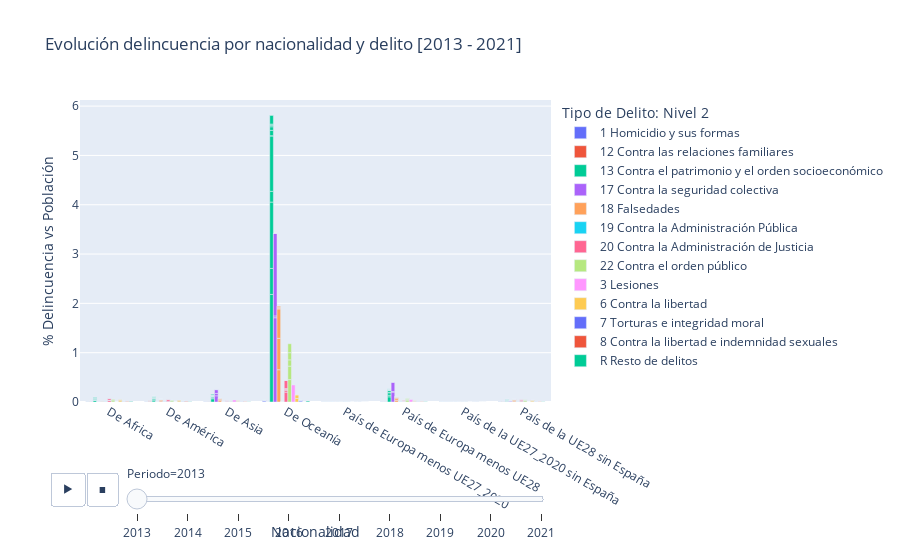

The notebook cell this image was saved under:
### Code cell
px.bar(
    df_grafico,
    x= 'Nacionalidad',
    y='%_Delincuencia_vs_poblacion',
    animation_frame="Periodo",
    color='Tipo de Delito: Nivel 2',
    title='     Evolución delincuencia por nacionalidad y delito [2013 - 2021] ',
    barmode='group',
   labels={'%_Delincuencia_vs_poblacion':'% Delincuencia vs Población'}
    
)

### Figure 1 — Plotly figure (JSON) as saved in the notebook; plotly's stock layout.template omitted (floating-point values rounded to 4 significant figures)
{"data": [{"alignmentgroup": "True", "hovertemplate": "Tipo de Delito: Nivel 2=1 Homicidio y sus formas<br>Periodo=2013<br>Nacionalidad=%{x}<br>% Delincuencia vs Población=%{y}<extra></extra>", "legendgroup": "1 Homicidio y sus formas", "marker": {"color": "#636efa", "pattern": {"shape": ""}}, "name": "1 Homicidio y sus formas", "offsetgroup": "1 Homicidio y sus formas", "orientation": "v", "showlegend": true, "textposition": "auto", "type": "bar", "x": ["De Africa", "De Africa", "De Africa", "De Africa", "De Africa", "De América", "De América", "De América", "De América", "De América", "De Asia", "De Asia", "De Asia", "De Asia", "De Asia", "De Oceanía", "De Oceanía", "De Oceanía", "De Oceanía", "De Oceanía", "País de Europa menos UE27_2020", "País de Europa menos UE27_2020", "País de Europa menos UE27_2020", "País de Europa menos UE27_2020", "País de Europa menos UE27_2020", "País de Europa menos UE28", "País de Europa menos UE28", "País de Europa menos UE28", "País de Europa menos UE28", "País de Europa menos UE28", "País de la UE27_2020 sin España", "País de la UE27_2020 sin España", "País de la UE27_2020 sin España", "País de la UE27_2020 sin España", "País de la UE27_2020 sin España", "País de la UE28 sin España", "País de la UE28 sin España", "País de la UE28 sin España", "País de la UE28 sin España", "País de la UE28 sin España"], "xaxis": "x", "y": [0.00433, 0.002502, 0.001059, 0.0007699, 0, 0.004048, 0.0024, 0.001325, 0.0003224, 0, 0.002022, 0.001733, 0.0001444, 0.0001444, 0, 0.01818, 0.01818, 0, 0, 0, 0, 0, 0, 0, 0, 0.002638, 0.001319, 0.0006595, 0.0006595, 0, 0, 0, 0, 0, 0, 0.002451, 0.0008735, 0.0007522, 0.000825, 0], "yaxis": "y"}, {"alignmentgroup": "True", "hovertemplate": "Tipo de Delito: Nivel 2=12 Contra las relaciones familiares<br>Periodo=2013<br>Nacionalidad=%{x}<br>% Delincuencia vs Población=%{y}<extra></extra>", "legendgroup": "12 Contra las relaciones familiares", "marker": {"color": "#EF553B", "pattern": {"shape": ""}}, "name": "12 Contra las relaciones familiares", "offsetgroup": "12 Contra las relaciones familiares", "orientation": "v", "showlegend": true, "textposition": "auto", "type": "bar", "x": ["De Africa", "De Africa", "De Africa", "De Africa", "De Africa", "De Africa", "De América", "De América", "De América", "De América", "De América", "De América", "De Asia", "De Asia", "De Asia", "De Asia", "De Asia", "De Asia", "De Oceanía", "De Oceanía", "De Oceanía", "De Oceanía", "De Oceanía", "De Oceanía", "País de Europa menos UE27_2020", "País de Europa menos UE27_2020", "País de Europa menos UE27_2020", "País de Europa menos UE27_2020", "País de Europa menos UE27_2020", "País de Europa menos UE27_2020", "País de Europa menos UE28", "País de Europa menos UE28", "País de Europa menos UE28", "País de Europa menos UE28", "País de Europa menos UE28", "País de Europa menos UE28", "País de la UE27_2020 sin España", "País de la UE27_2020 sin España", "País de la UE27_2020 sin España", "País de la UE27_2020 sin España", "País de la UE27_2020 sin España", "País de la UE27_2020 sin España", "País de la UE28 sin España", "País de la UE28 sin España", "País de la UE28 sin España", "País de la UE28 sin España", "País de la UE28 sin España", "País de la UE28 sin España"], "xaxis": "x", "y": [0.004282, 0.004186, 9.623e-05, 0.0001443, 0.003946, 9.623e-05, 0.008418, 0.008418, 0.0001433, 3.582e-05, 0.008238, 0, 0.002022, 0.002022, 0, 0, 0.002022, 0, 0, 0, 0, 0, 0, 0, 0, 0, 0, 0, 0, 0, 0.003298, 0.003298, 0, 0, 0.003298, 0, 0, 0, 0, 0, 0, 0, 0.004392, 0.004392, 4.853e-05, 4.853e-05, 0.004295, 0], "yaxis": "y"}, {"alignmentgroup": "True", "hovertemplate": "Tipo de Delito: Nivel 2=13 Contra el patrimonio y el orden socioeconómico<br>Periodo=2013<br>Nacionalidad=%{x}<br>% Delincuencia vs Población=%{y}<extra></extra>", "legendgroup": "13 Contra el patrimonio y el orden socioeconómico", "marker": {"color": "#00cc96", "pattern": {"shape": ""}}, "name": "13 Contra el patrimonio y el orden socioeconómico", "offsetgroup": "13 Contra el patrimonio y el orden socioeconómico", "orientation": "v", "showlegend": true, "textposition": "auto", "type": "bar", "x": ["De Africa", "De Africa", "De Africa", "De Africa", "De Africa", "De Africa", "De Africa", "De Africa", "De Africa", "De Africa", "De Africa", "De Africa", "De Africa", "De Africa", "De América", "De América", "De América", "De América", "De América", "De América", "De América", "De América", "De América", "De América", "De América", "De América", "De América", "De América", "De Asia", "De Asia", "De Asia", "De Asia", "De Asia", "De Asia", "De Asia", "De Asia", "De Asia", "De Asia", "De Asia", "De Asia", "De Asia", "De Asia", "De Oceanía", "De Oceanía", "De Oceanía", "De Oceanía", "De Oceanía", "De Oceanía", "De Oceanía", "De Oceanía", "De Oceanía", "De Oceanía", "De Oceanía", "De Oceanía", "De Oceanía", "De Oceanía", "País de Europa menos UE27_2020", "País de Europa menos UE27_2020", "País de Europa menos UE27_2020", "País de Europa menos UE27_2020", "País de Europa menos UE27_2020", "País de Europa menos UE27_2020", "País de Europa menos UE27_2020", "País de Europa menos UE27_2020", "País de Europa menos UE27_2020", "País de Europa menos UE27_2020", "País de Europa menos UE27_2020", "País de Europa menos UE27_2020", "País de Europa menos UE27_2020", "País de Europa menos UE27_2020", "País de Europa menos UE28", "País de Europa menos UE28", "País de Europa menos UE28", "País de Europa menos UE28", "País de Europa menos UE28", "País de Europa menos UE28", "País de Europa menos UE28", "País de Europa menos UE28", "País de Europa menos UE28", "País de Europa menos UE28", "País de Europa menos UE28", "País de Europa menos UE28", "País de Europa menos UE28", "País de Europa menos UE28", "País de la UE27_2020 sin España", "País de la UE27_2020 sin España", "País de la UE27_2020 sin España", "País de la UE27_2020 sin España", "País de la UE27_2020 sin España", "País de la UE27_2020 sin España", "País de la UE27_2020 sin España", "País de la UE27_2020 sin España", "País de la UE27_2020 sin España", "País de la UE27_2020 sin España", "País de la UE27_2020 sin España", "País de la UE27_2020 sin España", "País de la UE27_2020 sin España", "País de la UE27_2020 sin España", "País de la UE28 sin España", "País de la UE28 sin España", "País de la UE28 sin España", "País de la UE28 sin España", "País de la UE28 sin España", "País de la UE28 sin España", "País de la UE28 sin España", "País de la UE28 sin España", "País de la UE28 sin España", "País de la UE28 sin España", "País de la UE28 sin España", "País de la UE28 sin España", "País de la UE28 sin España", "País de la UE28 sin España"], "xaxis": "x", "y": [0.0002269, 0.03075, 0.0001406, 5.596e-05, 8.464e-05, 0.008132, 0.004764, 0.01299, 0.009864, 0.002646, 0.0004812, 0.009431, 0.01246, 0.007795, 0.0001062, 0.02744, 4.975e-05, 0.0293, 0.02045, 0.002866, 0.001218, 0.01372, 0.01007, 0.003224, 0.0004298, 0.006483, 0.003833, 0.0009313, 0.06513, 0.01675, 0.01834, 0.008953, 0.009386, 0.0008664, 0.0008664, 0.007509, 0.00491, 0.002599, 0, 0.003033, 0.001588, 0.01617, 2.182, 0.5272, 1.345, 0.2182, 1.127, 0, 0, 0.1091, 0.07272, 0.03636, 0, 0.01818, 0.1818, 0, 0, 0, 0, 0, 0, 0, 0, 0, 0, 0, 0, 0, 0, 0, 0.1051, 0.0321, 0.04902, 0.01209, 0.03693, 0.005056, 0.0008793, 0.009233, 0.007694, 0.001539, 0, 0.004617, 0.003957, 0.0002198, 0, 0, 0, 0, 0, 0, 0, 0, 0, 0, 0, 0, 0, 0, 0.0001457, 4.375e-05, 7.083e-05, 0.01531, 5.552e-05, 0.003203, 0.002693, 0.01128, 0.008298, 0.002572, 0.0004125, 0.006284, 0.006648, 0.0009948], "yaxis": "y"}, {"alignmentgroup": "True", "hovertemplate": "Tipo de Delito: Nivel 2=17 Contra la seguridad colectiva<br>Periodo=2013<br>Nacionalidad=%{x}<br>% Delincuencia vs Población=%{y}<extra></extra>", "legendgroup": "17 Contra la seguridad colectiva", "marker": {"color": "#ab63fa", "pattern": {"shape": ""}}, "name": "17 Contra la seguridad colectiva", "offsetgroup": "17 Contra la seguridad colectiva", "orientation": "v", "showlegend": true, "textposition": "auto", "type": "bar", "x": ["De Africa", "De Africa", "De Africa", "De Africa", "De América", "De América", "De América", "De América", "De Asia", "De Asia", "De Asia", "De Asia", "De Oceanía", "De Oceanía", "De Oceanía", "De Oceanía", "País de Europa menos UE27_2020", "País de Europa menos UE27_2020", "País de Europa menos UE27_2020", "País de Europa menos UE27_2020", "País de Europa menos UE28", "País de Europa menos UE28", "País de Europa menos UE28", "País de Europa menos UE28", "País de la UE27_2020 sin España", "País de la UE27_2020 sin España", "País de la UE27_2020 sin España", "País de la UE27_2020 sin España", "País de la UE28 sin España", "País de la UE28 sin España", "País de la UE28 sin España", "País de la UE28 sin España"], "xaxis": "x", "y": [0.0003165, 0.0001444, 0.0001719, 0.0001925, 0.000464, 5.652e-05, 0.0004074, 0.0001075, 0.1256, 0.04794, 0.0774, 0.0002888, 1.709, 0.03636, 1.673, 0, 0, 0, 0, 0, 0.2005, 0.01187, 0.1884, 0.0002198, 0, 0, 0, 0, 0.0001937, 0.02077, 0.0001728, 0.0002184], "yaxis": "y"}, {"alignmentgroup": "True", "hovertemplate": "Tipo de Delito: Nivel 2=18 Falsedades<br>Periodo=2013<br>Nacionalidad=%{x}<br>% Delincuencia vs Población=%{y}<extra></extra>", "legendgroup": "18 Falsedades", "marker": {"color": "#FFA15A", "pattern": {"shape": ""}}, "name": "18 Falsedades", "offsetgroup": "18 Falsedades", "orientation": "v", "showlegend": true, "textposition": "auto", "type": "bar", "x": ["De Africa", "De Africa", "De Africa", "De Africa", "De Africa", "De Africa", "De Africa", "De América", "De América", "De América", "De América", "De América", "De América", "De América", "De Asia", "De Asia", "De Asia", "De Asia", "De Asia", "De Asia", "De Asia", "De Oceanía", "De Oceanía", "De Oceanía", "De Oceanía", "De Oceanía", "De Oceanía", "De Oceanía", "País de Europa menos UE27_2020", "País de Europa menos UE27_2020", "País de Europa menos UE27_2020", "País de Europa menos UE27_2020", "País de Europa menos UE27_2020", "País de Europa menos UE27_2020", "País de Europa menos UE27_2020", "País de Europa menos UE28", "País de Europa menos UE28", "País de Europa menos UE28", "País de Europa menos UE28", "País de Europa menos UE28", "País de Europa menos UE28", "País de Europa menos UE28", "País de la UE27_2020 sin España", "País de la UE27_2020 sin España", "País de la UE27_2020 sin España", "País de la UE27_2020 sin España", "País de la UE27_2020 sin España", "País de la UE27_2020 sin España", "País de la UE27_2020 sin España", "País de la UE28 sin España", "País de la UE28 sin España", "País de la UE28 sin España", "País de la UE28 sin España", "País de la UE28 sin España", "País de la UE28 sin España", "País de la UE28 sin España"], "xaxis": "x", "y": [7.266e-05, 6.986e-05, 6.751e-05, 0.001059, 0.0005774, 0.0007217, 0.002791, 0.01823, 0.01744, 0.01633, 0.0005731, 0.0001075, 0.0004298, 0.000788, 0.02801, 0.02556, 0.02354, 0.0005776, 0.0002888, 0.001155, 0.002455, 0.6545, 0.6363, 0.6, 0, 0.01818, 0.01818, 0.01818, 0, 0, 0, 0, 0, 0, 0, 0.03473, 0.03429, 0.03276, 0.001099, 0, 0.0004397, 0.0004397, 0, 0, 0, 0, 0, 0, 0, 0.01849, 0.01723, 0.01473, 0.0005823, 2.426e-05, 0.001893, 0.001262], "yaxis": "y"}, {"alignmentgroup": "True", "hovertemplate": "Tipo de Delito: Nivel 2=19 Contra la Administración Pública<br>Periodo=2013<br>Nacionalidad=%{x}<br>% Delincuencia vs Población=%{y}<extra></extra>", "legendgroup": "19 Contra la Administración Pública", "marker": {"color": "#19d3f3", "pattern": {"shape": ""}}, "name": "19 Contra la Administración Pública", "offsetgroup": "19 Contra la Administración Pública", "orientation": "v", "showlegend": true, "textposition": "auto", "type": "bar", "x": ["De Africa", "De Africa", "De Africa", "De América", "De América", "De América", "De Asia", "De Asia", "De Asia", "De Oceanía", "De Oceanía", "De Oceanía", "País de Europa menos UE27_2020", "País de Europa menos UE27_2020", "País de Europa menos UE27_2020", "País de Europa menos UE28", "País de Europa menos UE28", "País de Europa menos UE28", "País de la UE27_2020 sin España", "País de la UE27_2020 sin España", "País de la UE27_2020 sin España", "País de la UE28 sin España", "País de la UE28 sin España", "País de la UE28 sin España"], "xaxis": "x", "y": [0.003657, 0.003368, 0.0002887, 0.003116, 0.002866, 0.0002507, 0.0005776, 0.0004332, 0.0001444, 0, 0, 0, 0, 0, 0, 0.002638, 0.002418, 0.0002198, 0, 0, 0, 0.002766, 0.002451, 0.0003154], "yaxis": "y"}, {"alignmentgroup": "True", "hovertemplate": "Tipo de Delito: Nivel 2=20 Contra la Administración de Justicia<br>Periodo=2013<br>Nacionalidad=%{x}<br>% Delincuencia vs Población=%{y}<extra></extra>", "legendgroup": "20 Contra la Administración de Justicia", "marker": {"color": "#FF6692", "pattern": {"shape": ""}}, "name": "20 Contra la Administración de Justicia", "offsetgroup": "20 Contra la Administración de Justicia", "orientation": "v", "showlegend": true, "textposition": "auto", "type": "bar", "x": ["De Africa", "De Africa", "De Africa", "De Africa", "De Africa", "De Africa", "De América", "De América", "De América", "De América", "De América", "De América", "De Asia", "De Asia", "De Asia", "De Asia", "De Asia", "De Asia", "De Oceanía", "De Oceanía", "De Oceanía", "De Oceanía", "De Oceanía", "De Oceanía", "País de Europa menos UE27_2020", "País de Europa menos UE27_2020", "País de Europa menos UE27_2020", "País de Europa menos UE27_2020", "País de Europa menos UE27_2020", "País de Europa menos UE27_2020", "País de Europa menos UE28", "País de Europa menos UE28", "País de Europa menos UE28", "País de Europa menos UE28", "País de Europa menos UE28", "País de Europa menos UE28", "País de la UE27_2020 sin España", "País de la UE27_2020 sin España", "País de la UE27_2020 sin España", "País de la UE27_2020 sin España", "País de la UE27_2020 sin España", "País de la UE27_2020 sin España", "País de la UE28 sin España", "País de la UE28 sin España", "País de la UE28 sin España", "País de la UE28 sin España", "País de la UE28 sin España", "País de la UE28 sin España"], "xaxis": "x", "y": [0.03464, 0.002117, 0.0009142, 0.001203, 0.03094, 0.001588, 4.252e-05, 0.005624, 0.001039, 0.004585, 0.03564, 0.001254, 0.01184, 0.0008664, 0.000722, 0.0001444, 0.00982, 0.001155, 0.2, 0.03636, 0.01818, 0.01818, 0.1636, 0, 0, 0, 0, 0, 0, 0, 0.01715, 0.001539, 0.0002198, 0.001319, 0.01473, 0.0008793, 0, 0, 0, 0, 0, 0, 0.02303, 0.001723, 0.000364, 0.001359, 0.02055, 0.0007522], "yaxis": "y"}, {"alignmentgroup": "True", "hovertemplate": "Tipo de Delito: Nivel 2=22 Contra el orden público<br>Periodo=2013<br>Nacionalidad=%{x}<br>% Delincuencia vs Población=%{y}<extra></extra>", "legendgroup": "22 Contra el orden público", "marker": {"color": "#B6E880", "pattern": {"shape": ""}}, "name": "22 Contra el orden público", "offsetgroup": "22 Contra el orden público", "orientation": "v", "showlegend": true, "textposition": "auto", "type": "bar", "x": ["De Africa", "De Africa", "De Africa", "De Africa", "De Africa", "De América", "De América", "De América", "De América", "De América", "De Asia", "De Asia", "De Asia", "De Asia", "De Asia", "De Oceanía", "De Oceanía", "De Oceanía", "De Oceanía", "De Oceanía", "País de Europa menos UE27_2020", "País de Europa menos UE27_2020", "País de Europa menos UE27_2020", "País de Europa menos UE27_2020", "País de Europa menos UE27_2020", "País de Europa menos UE28", "País de Europa menos UE28", "País de Europa menos UE28", "País de Europa menos UE28", "País de Europa menos UE28", "País de la UE27_2020 sin España", "País de la UE27_2020 sin España", "País de la UE27_2020 sin España", "País de la UE27_2020 sin España", "País de la UE27_2020 sin España", "País de la UE28 sin España", "País de la UE28 sin España", "País de la UE28 sin España", "País de la UE28 sin España", "País de la UE28 sin España"], "xaxis": "x", "y": [5.861e-05, 5.668e-05, 0.02622, 0.03046, 0.001925, 4.005e-05, 3.75e-05, 0.02192, 0.01558, 0.002543, 0.0104, 0.009242, 0.00491, 0.004332, 0.001155, 0.4545, 0.2727, 0.1273, 0.1454, 0.1818, 0, 0, 0, 0, 0, 0.02836, 0.0255, 0.01407, 0.01143, 0.002858, 0, 0, 0, 0, 0, 2.55e-05, 0.02317, 0.0122, 0.01097, 0.002329], "yaxis": "y"}, {"alignmentgroup": "True", "hovertemplate": "Tipo de Delito: Nivel 2=3 Lesiones<br>Periodo=2013<br>Nacionalidad=%{x}<br>% Delincuencia vs Población=%{y}<extra></extra>", "legendgroup": "3 Lesiones", "marker": {"color": "#FF97FF", "pattern": {"shape": ""}}, "name": "3 Lesiones", "offsetgroup": "3 Lesiones", "orientation": "v", "showlegend": true, "textposition": "auto", "type": "bar", "x": ["De Africa", "De América", "De Asia", "De Oceanía", "País de Europa menos UE27_2020", "País de Europa menos UE28", "País de la UE27_2020 sin España", "País de la UE28 sin España"], "xaxis": "x", "y": [0.000103, 0.0001302, 0.04072, 0.3454, 0, 0.04946, 0, 6.037e-05], "yaxis": "y"}, {"alignmentgroup": "True", "hovertemplate": "Tipo de Delito: Nivel 2=6 Contra la libertad<br>Periodo=2013<br>Nacionalidad=%{x}<br>% Delincuencia vs Población=%{y}<extra></extra>", "legendgroup": "6 Contra la libertad", "marker": {"color": "#FECB52", "pattern": {"shape": ""}}, "name": "6 Contra la libertad", "offsetgroup": "6 Contra la libertad", "orientation": "v", "showlegend": true, "textposition": "auto", "type": "bar", "x": ["De Africa", "De Africa", "De Africa", "De América", "De América", "De América", "De Asia", "De Asia", "De Asia", "De Oceanía", "De Oceanía", "De Oceanía", "País de Europa menos UE27_2020", "País de Europa menos UE27_2020", "País de Europa menos UE27_2020", "País de Europa menos UE28", "País de Europa menos UE28", "País de Europa menos UE28", "País de la UE27_2020 sin España", "País de la UE27_2020 sin España", "País de la UE27_2020 sin España", "País de la UE28 sin España", "País de la UE28 sin España", "País de la UE28 sin España"], "xaxis": "x", "y": [0.02425, 0.02002, 0.004234, 0.0206, 0.01612, 0.004477, 0.01213, 0.006354, 0.005776, 0.07272, 0.07272, 0, 0, 0, 0, 0.01165, 0.008793, 0.002858, 0, 0, 0, 0.01815, 0.01475, 0.003397], "yaxis": "y"}, {"alignmentgroup": "True", "hovertemplate": "Tipo de Delito: Nivel 2=7 Torturas e integridad moral<br>Periodo=2013<br>Nacionalidad=%{x}<br>% Delincuencia vs Población=%{y}<extra></extra>", "legendgroup": "7 Torturas e integridad moral", "marker": {"color": "#636efa", "pattern": {"shape": ""}}, "name": "7 Torturas e integridad moral", "offsetgroup": "7 Torturas e integridad moral", "orientation": "v", "showlegend": true, "textposition": "auto", "type": "bar", "x": ["De Africa", "De Africa", "De Africa", "De Africa", "De América", "De América", "De América", "De América", "De Asia", "De Asia", "De Asia", "De Asia", "De Oceanía", "De Oceanía", "De Oceanía", "De Oceanía", "País de Europa menos UE27_2020", "País de Europa menos UE27_2020", "País de Europa menos UE27_2020", "País de Europa menos UE27_2020", "País de Europa menos UE28", "País de Europa menos UE28", "País de Europa menos UE28", "País de Europa menos UE28", "País de la UE27_2020 sin España", "País de la UE27_2020 sin España", "País de la UE27_2020 sin España", "País de la UE27_2020 sin España", "País de la UE28 sin España", "País de la UE28 sin España", "País de la UE28 sin España", "País de la UE28 sin España"], "xaxis": "x", "y": [0.006881, 0.006833, 4.812e-05, 0, 0.007988, 0.007988, 0, 0, 0.004477, 0.004477, 0, 0, 0.01818, 0.01818, 0, 0, 0, 0, 0, 0, 0.003517, 0.003517, 0, 0, 0, 0, 0, 0, 0.004562, 0.004465, 0, 9.706e-05], "yaxis": "y"}, {"alignmentgroup": "True", "hovertemplate": "Tipo de Delito: Nivel 2=8 Contra la libertad e indemnidad sexuales<br>Periodo=2013<br>Nacionalidad=%{x}<br>% Delincuencia vs Población=%{y}<extra></extra>", "legendgroup": "8 Contra la libertad e indemnidad sexuales", "marker": {"color": "#EF553B", "pattern": {"shape": ""}}, "name": "8 Contra la libertad e indemnidad sexuales", "offsetgroup": "8 Contra la libertad e indemnidad sexuales", "orientation": "v", "showlegend": true, "textposition": "auto", "type": "bar", "x": ["De Africa", "De América", "De Asia", "De Oceanía", "País de Europa menos UE27_2020", "País de Europa menos UE28", "País de la UE27_2020 sin España", "País de la UE28 sin España"], "xaxis": "x", "y": [0.007795, 0.009206, 0.004765, 0, 0, 0.004177, 0, 0.004343], "yaxis": "y"}, {"alignmentgroup": "True", "hovertemplate": "Tipo de Delito: Nivel 2=R Resto de delitos<br>Periodo=2013<br>Nacionalidad=%{x}<br>% Delincuencia vs Población=%{y}<extra></extra>", "legendgroup": "R Resto de delitos", "marker": {"color": "#00cc96", "pattern": {"shape": ""}}, "name": "R Resto de delitos", "offsetgroup": "R Resto de delitos", "orientation": "v", "showlegend": true, "textposition": "auto", "type": "bar", "x": ["De Africa", "De América", "De Asia", "De Oceanía", "País de Europa menos UE27_2020", "País de Europa menos UE28", "País de la UE27_2020 sin España", "País de la UE28 sin España"], "xaxis": "x", "y": [0.009912, 0.004406, 0.003177, 0.01818, 0, 0.004177, 0, 0.003373], "yaxis": "y"}], "layout": {"barmode": "group", "legend": {"title": {"text": "Tipo de Delito: Nivel 2"}, "tracegroupgap": 0}, "sliders": [{"active": 0, "currentvalue": {"prefix": "Periodo="}, "len": 0.9, "pad": {"b": 10, "t": 60}, "steps": [{"args": [["2013"], {"frame": {"duration": 0, "redraw": true}, "fromcurrent": true, "mode": "immediate", "transition": {"duration": 0, "easing": "linear"}}], "label": "2013", "method": "animate"}, {"args": [["2014"], {"frame": {"duration": 0, "redraw": true}, "fromcurrent": true, "mode": "immediate", "transition": {"duration": 0, "easing": "linear"}}], "label": "2014", "method": "animate"}, {"args": [["2015"], {"frame": {"duration": 0, "redraw": true}, "fromcurrent": true, "mode": "immediate", "transition": {"duration": 0, "easing": "linear"}}], "label": "2015", "method": "animate"}, {"args": [["2016"], {"frame": {"duration": 0, "redraw": true}, "fromcurrent": true, "mode": "immediate", "transition": {"duration": 0, "easing": "linear"}}], "label": "2016", "method": "animate"}, {"args": [["2017"], {"frame": {"duration": 0, "redraw": true}, "fromcurrent": true, "mode": "immediate", "transition": {"duration": 0, "easing": "linear"}}], "label": "2017", "method": "animate"}, {"args": [["2018"], {"frame": {"duration": 0, "redraw": true}, "fromcurrent": true, "mode": "immediate", "transition": {"duration": 0, "easing": "linear"}}], "label": "2018", "method": "animate"}, {"args": [["2019"], {"frame": {"duration": 0, "redraw": true}, "fromcurrent": true, "mode": "immediate", "transition": {"duration": 0, "easing": "linear"}}], "label": "2019", "method": "animate"}, {"args": [["2020"], {"frame": {"duration": 0, "redraw": true}, "fromcurrent": true, "mode": "immediate", "transition": {"duration": 0, "easing": "linear"}}], "label": "2020", "method": "animate"}, {"args": [["2021"], {"frame": {"duration": 0, "redraw": true}, "fromcurrent": true, "mode": "immediate", "transition": {"duration": 0, "easing": "linear"}}], "label": "2021", "method": "animate"}], "x": 0.1, "xanchor": "left", "y": 0, "yanchor": "top"}], "title": {"text": "     Evolución delincuencia por nacionalidad y delito [2013 - 2021] "}, "updatemenus": [{"buttons": [{"args": [null, {"frame": {"duration": 500, "redraw": true}, "fromcurrent": true, "mode": "immediate", "transition": {"duration": 500, "easing": "linear"}}], "label": "&#9654;", "method": "animate"}, {"args": [[null], {"frame": {"duration": 0, "redraw": true}, "fromcurrent": true, "mode": "immediate", "transition": {"duration": 0, "easing": "linear"}}], "label": "&#9724;", "method": "animate"}], "direction": "left", "pad": {"r": 10, "t": 70}, "showactive": false, "type": "buttons", "x": 0.1, "xanchor": "right", "y": 0, "yanchor": "top"}], "xaxis": {"anchor": "y", "domain": [0, 1], "title": {"text": "Nacionalidad"}}, "yaxis": {"anchor": "x", "domain": [0, 1], "title": {"text": "% Delincuencia vs Población"}}}}
